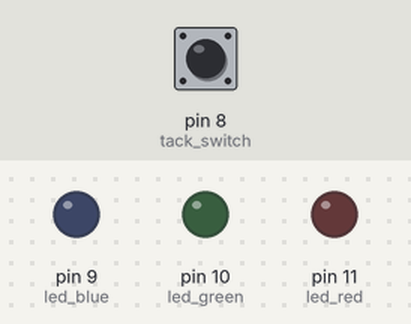
Simulated run of this sketch. Board: Arduino Uno, built with avr-gcc and run on an emulated ATmega328P. Shown: output pins drawn as LEDs (lit = HIGH). The test bench sets the inputs (shaded band); at power-on: pin 8 (tack_switch) LOW.

Above: at 1.2 s.
1.3 s: pin 8 (tack_switch) pulled HIGH for 1 s
At 3.4 s:
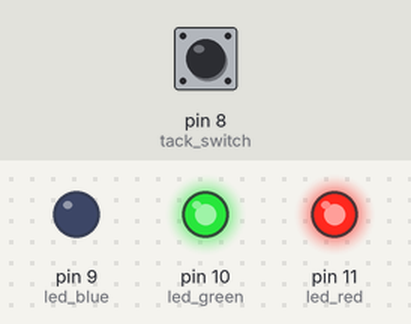
3.8 s: pin 8 (tack_switch) pulled HIGH for 0.15 s
At 4.6 s:
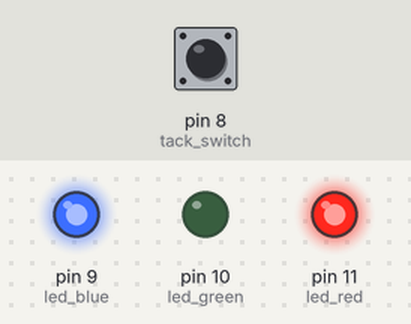
5.4 s: pin 8 (tack_switch) pulled HIGH for 3.2 s
At 5.85 s:
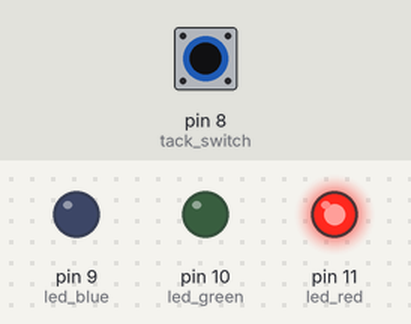
Timing chart, 0 to 9.9 s (numbered marks = the images above; inputs shaded):
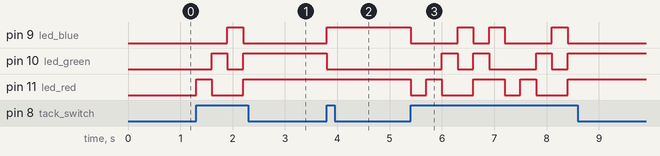

Measured:
- after the input at 1.3 s, pin 9 (led_blue): LOW → HIGH after 0.60 s, → LOW 0.30 s later; pin 10 (led_green): LOW → HIGH after 0.30 s, → LOW 0.30 s later, → HIGH 0.30 s later; pin 11 (led_red): LOW → HIGH at once, → LOW 0.30 s later, → HIGH 0.60 s later
- after the input at 3.8 s, pin 9 (led_blue): LOW → HIGH at once; pin 10 (led_green): HIGH → LOW at once
- after the input at 5.4 s, pin 9 (led_blue): goes LOW 0.90 s, HIGH 0.30 s, LOW 0.30 s, HIGH 0.30 s, LOW 0.90 s, HIGH 0.30 s, then LOW, starting at once; pin 10 (led_green): goes HIGH 0.30 s, LOW 0.30 s, HIGH 0.30 s, LOW 0.90 s, HIGH 0.30 s, LOW 0.30 s, then HIGH, starting after 0.60 s

The sketch:

led_ex01.ino
```cpp
int led_red = 11;
int led_green = 10;
int led_blue = 9;
int tack_switch = 8;
int count = 0;

void setup() {
  pinMode(led_red, OUTPUT);
  pinMode(led_green, OUTPUT);
  pinMode(led_blue, OUTPUT);
  pinMode(tack_switch, INPUT);
}

void loop() {

  if(digitalRead(tack_switch) == HIGH)
  {
    if(count == 6)
      count = 1;
    else
      count = count + 1;

    if(count == 1)
      setColor(255, 0, 0);

    if(count == 2)
      setColor(0, 255, 0);

    if(count == 3)
      setColor(0, 0, 255);

    if(count == 4)
      setColor(255, 255, 0);

    if(count == 5)
      setColor(255, 0, 255);

    if(count == 6)
      setColor(0, 0, 0);

    delay(300);
  }
}

void setColor(int red, int green, int blue)
{
  analogWrite(led_red, red);
  analogWrite(led_green, green);
  analogWrite(led_blue, blue);
}
```
